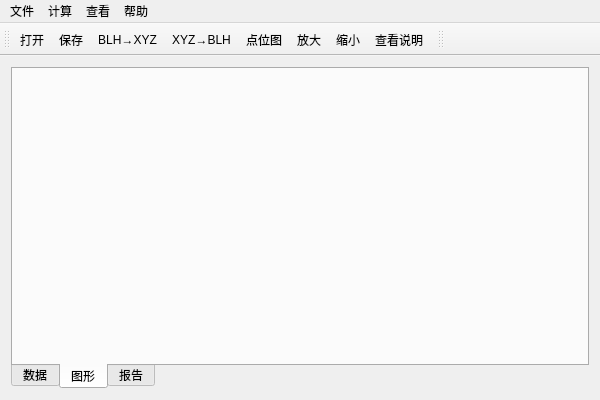
<?xml version="1.0" encoding="UTF-8"?>
<ui version="4.0">
 <class>CoordinateConversionClass</class>
 <widget class="QMainWindow" name="CoordinateConversionClass">
  <property name="geometry">
   <rect>
    <x>0</x>
    <y>0</y>
    <width>600</width>
    <height>400</height>
   </rect>
  </property>
  <property name="minimumSize">
   <size>
    <width>600</width>
    <height>400</height>
   </size>
  </property>
  <property name="windowTitle">
   <string>CoordinateConversion</string>
  </property>
  <widget class="QWidget" name="centralWidget">
   <layout class="QVBoxLayout" name="verticalLayout">
    <item>
     <widget class="QTabWidget" name="tabWidget">
      <property name="tabPosition">
       <enum>QTabWidget::TabPosition::South</enum>
      </property>
      <property name="currentIndex">
       <number>1</number>
      </property>
      <property name="usesScrollButtons">
       <bool>true</bool>
      </property>
      <property name="documentMode">
       <bool>false</bool>
      </property>
      <property name="tabBarAutoHide">
       <bool>false</bool>
      </property>
      <widget class="QWidget" name="tab1">
       <attribute name="icon">
        <iconset resource="CoordinateConversion.qrc">
         <normaloff>:/CoordinateConversion/res/data.png</normaloff>:/CoordinateConversion/res/data.png</iconset>
       </attribute>
       <attribute name="title">
        <string>数据</string>
       </attribute>
       <layout class="QHBoxLayout" name="horizontalLayout">
        <item>
         <widget class="QWidget" name="widget1" native="true"/>
        </item>
       </layout>
      </widget>
      <widget class="QWidget" name="tab2">
       <attribute name="icon">
        <iconset resource="CoordinateConversion.qrc">
         <normaloff>:/CoordinateConversion/res/picture.png</normaloff>:/CoordinateConversion/res/picture.png</iconset>
       </attribute>
       <attribute name="title">
        <string>图形</string>
       </attribute>
       <layout class="QHBoxLayout" name="horizontalLayout_2"/>
      </widget>
      <widget class="QWidget" name="tab3">
       <attribute name="icon">
        <iconset resource="CoordinateConversion.qrc">
         <normaloff>:/CoordinateConversion/res/report.png</normaloff>:/CoordinateConversion/res/report.png</iconset>
       </attribute>
       <attribute name="title">
        <string>报告</string>
       </attribute>
       <layout class="QHBoxLayout" name="horizontalLayout_3">
        <item>
         <widget class="QWidget" name="widget3" native="true"/>
        </item>
       </layout>
      </widget>
     </widget>
    </item>
   </layout>
  </widget>
  <widget class="QMenuBar" name="menuBar">
   <property name="geometry">
    <rect>
     <x>0</x>
     <y>0</y>
     <width>600</width>
     <height>33</height>
    </rect>
   </property>
   <widget class="QMenu" name="menu">
    <property name="title">
     <string>文件</string>
    </property>
    <addaction name="openFile"/>
    <addaction name="saveFile"/>
   </widget>
   <widget class="QMenu" name="menu_2">
    <property name="title">
     <string>计算</string>
    </property>
    <addaction name="BLHtoXYZ"/>
    <addaction name="XYZtoBLH"/>
   </widget>
   <widget class="QMenu" name="menu_3">
    <property name="title">
     <string>查看</string>
    </property>
    <addaction name="spotsPicture"/>
    <addaction name="enlarge"/>
    <addaction name="reduce"/>
   </widget>
   <widget class="QMenu" name="help">
    <property name="title">
     <string>帮助</string>
    </property>
    <addaction name="helpAction"/>
   </widget>
   <addaction name="menu"/>
   <addaction name="menu_2"/>
   <addaction name="menu_3"/>
   <addaction name="help"/>
  </widget>
  <widget class="QToolBar" name="mainToolBar">
   <attribute name="toolBarArea">
    <enum>TopToolBarArea</enum>
   </attribute>
   <attribute name="toolBarBreak">
    <bool>false</bool>
   </attribute>
   <addaction name="openFile"/>
   <addaction name="saveFile"/>
   <addaction name="BLHtoXYZ"/>
   <addaction name="XYZtoBLH"/>
   <addaction name="spotsPicture"/>
   <addaction name="enlarge"/>
   <addaction name="reduce"/>
   <addaction name="helpAction"/>
  </widget>
  <widget class="QToolBar" name="toolBar">
   <property name="windowTitle">
    <string>toolBar</string>
   </property>
   <attribute name="toolBarArea">
    <enum>TopToolBarArea</enum>
   </attribute>
   <attribute name="toolBarBreak">
    <bool>false</bool>
   </attribute>
  </widget>
  <action name="openFile">
   <property name="icon">
    <iconset resource="CoordinateConversion.qrc">
     <normaloff>:/CoordinateConversion/res/openFile.png</normaloff>:/CoordinateConversion/res/openFile.png</iconset>
   </property>
   <property name="text">
    <string>打开</string>
   </property>
  </action>
  <action name="saveFile">
   <property name="icon">
    <iconset resource="CoordinateConversion.qrc">
     <normaloff>:/CoordinateConversion/res/saveFile.png</normaloff>:/CoordinateConversion/res/saveFile.png</iconset>
   </property>
   <property name="text">
    <string>保存</string>
   </property>
  </action>
  <action name="BLHtoXYZ">
   <property name="icon">
    <iconset resource="CoordinateConversion.qrc">
     <normaloff>:/CoordinateConversion/res/BLHXYZ.png</normaloff>:/CoordinateConversion/res/BLHXYZ.png</iconset>
   </property>
   <property name="text">
    <string>BLH→XYZ</string>
   </property>
  </action>
  <action name="XYZtoBLH">
   <property name="icon">
    <iconset resource="CoordinateConversion.qrc">
     <normaloff>:/CoordinateConversion/res/BLHXYZ.png</normaloff>:/CoordinateConversion/res/BLHXYZ.png</iconset>
   </property>
   <property name="text">
    <string>XYZ→BLH</string>
   </property>
  </action>
  <action name="spotsPicture">
   <property name="icon">
    <iconset resource="CoordinateConversion.qrc">
     <normaloff>:/CoordinateConversion/res/spotsPicture.png</normaloff>:/CoordinateConversion/res/spotsPicture.png</iconset>
   </property>
   <property name="text">
    <string>点位图</string>
   </property>
  </action>
  <action name="report">
   <property name="icon">
    <iconset resource="CoordinateConversion.qrc">
     <normaloff>:/CoordinateConversion/res/report.png</normaloff>:/CoordinateConversion/res/report.png</iconset>
   </property>
   <property name="text">
    <string>报告</string>
   </property>
  </action>
  <action name="enlarge">
   <property name="icon">
    <iconset resource="CoordinateConversion.qrc">
     <normaloff>:/CoordinateConversion/res/enlagre.png</normaloff>:/CoordinateConversion/res/enlagre.png</iconset>
   </property>
   <property name="text">
    <string>放大</string>
   </property>
  </action>
  <action name="reduce">
   <property name="icon">
    <iconset resource="CoordinateConversion.qrc">
     <normaloff>:/CoordinateConversion/res/reduce.png</normaloff>:/CoordinateConversion/res/reduce.png</iconset>
   </property>
   <property name="text">
    <string>缩小</string>
   </property>
  </action>
  <action name="helpAction">
   <property name="icon">
    <iconset resource="CoordinateConversion.qrc">
     <normaloff>:/CoordinateConversion/res/help.png</normaloff>:/CoordinateConversion/res/help.png</iconset>
   </property>
   <property name="text">
    <string>查看说明</string>
   </property>
  </action>
 </widget>
 <layoutdefault spacing="6" margin="11"/>
 <resources>
  <include location="CoordinateConversion.qrc"/>
 </resources>
 <connections/>
</ui>
